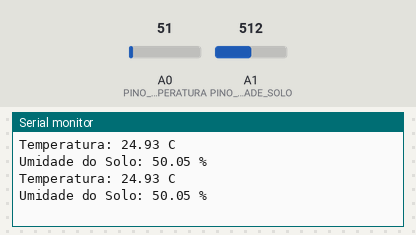
This sketch was run on a simulated Arduino Uno, built with avr-gcc and run on an emulated ATmega328P. Shown: the last lines printed to the serial monitor. Inputs (shaded band) come from the test bench; at power-on: A0 (PINO_SENSOR_TEMPERATURA) = 51, A1 (PINO_SENSOR_UMIDADE_SOLO) = 512.

Above: at 3.8 s.
3.9 s: A0 (PINO_SENSOR_TEMPERATURA) set to 61
At 7.3 s:
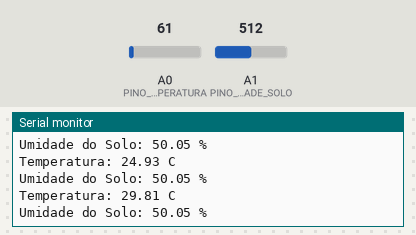
7.8 s: A1 (PINO_SENSOR_UMIDADE_SOLO) set to 716
At 9.6 s:
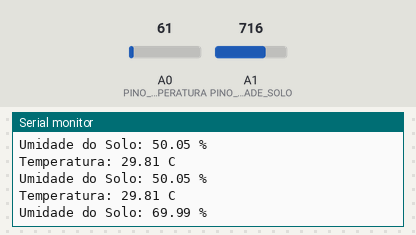
11.7 s: A0 (PINO_SENSOR_TEMPERATURA) set to 71
At 13.1 s:
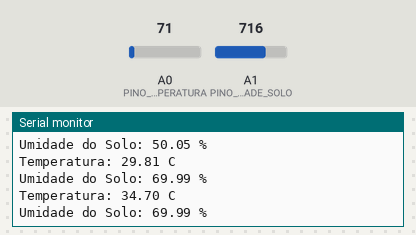
15.6 s: A1 (PINO_SENSOR_UMIDADE_SOLO) set to 900
At 19.0 s:
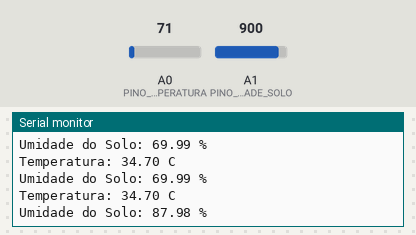
Timing chart, 0 to 20.5 s (numbered marks = the images above; inputs shaded):
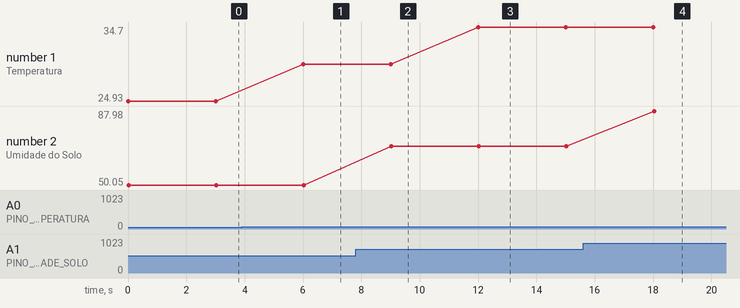

Measured:
- after the input at 3.9 s, the serial monitor: prints a new line after 2.1 s (image 1)
- after the input at 7.8 s, the serial monitor: prints a new line after 1.2 s (image 2)
- after the input at 11.7 s, the serial monitor: prints a new line after 0.31 s (image 3)
- after the input at 15.6 s, the serial monitor: prints a new line after 2.4 s (image 4)
- plotted number 1: 24.93 → 29.81 after the input at 3.9 s, 29.81 → 34.7 after the input at 11.7 s
- plotted number 2: 50.05 → 69.99 after the input at 7.8 s, 69.99 → 87.98 after the input at 15.6 s

The sketch:

codigo_arduino_comentado.ino
```cpp
// Definições dos pinos e variáveis
const int PINO_SENSOR_TEMPERATURA = A0;
float temperaturaCelsius;

const int PINO_SENSOR_UMIDADE_SOLO = A1;

//Função de inicialização.
void setup() {
  Serial.begin(9600);
  pinMode(PINO_SENSOR_UMIDADE_SOLO, INPUT);
}
//Função principal de execução continua.
void loop() {
  //Lê os valores analógicos do sensor LM35 e converte-os para temperatura em °C.
  int valorLeitura = analogRead(PINO_SENSOR_TEMPERATURA);
  temperaturaCelsius = (valorLeitura * 5.0 / 1023.0) / 0.01;
  //Lê os valores analógicos do sensor de umidade do solo e converte-os para %.
  int leituraSensor = analogRead(PINO_SENSOR_UMIDADE_SOLO);

  float porcentagemUmidade = (leituraSensor / 1023.0) * 100;
  //Exibe valores de temperatura e umidade ja convertidos para °C e %.
  Serial.print("Temperatura: ");
  Serial.print(temperaturaCelsius);
  Serial.println(" C");

  Serial.print("Umidade do Solo: ");
  Serial.print(porcentagemUmidade);
  Serial.println(" %");
  //Tempo até a proxima leitura em ms(milisegundos).
  delay(3000);
}
```
